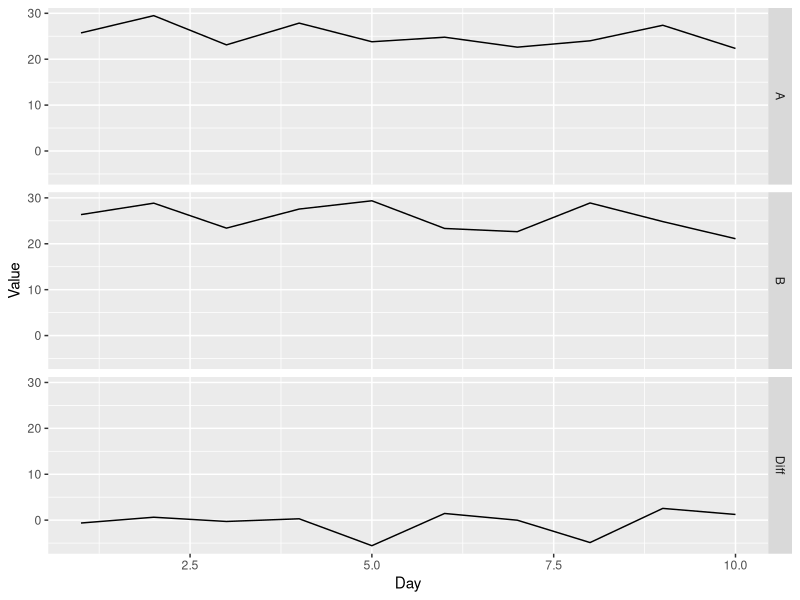
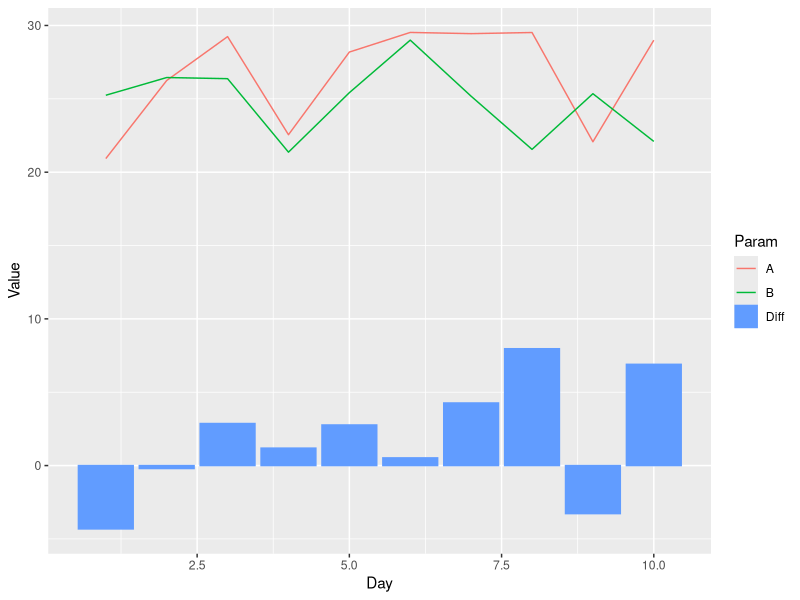
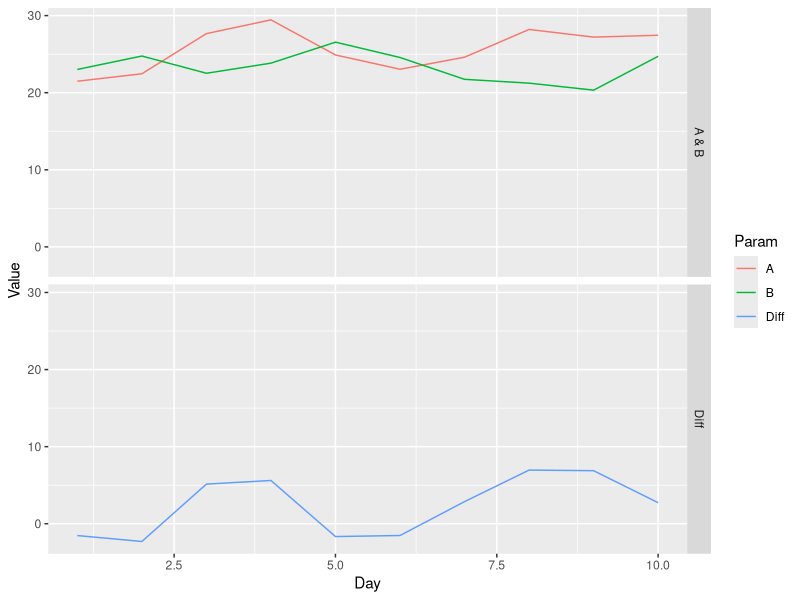
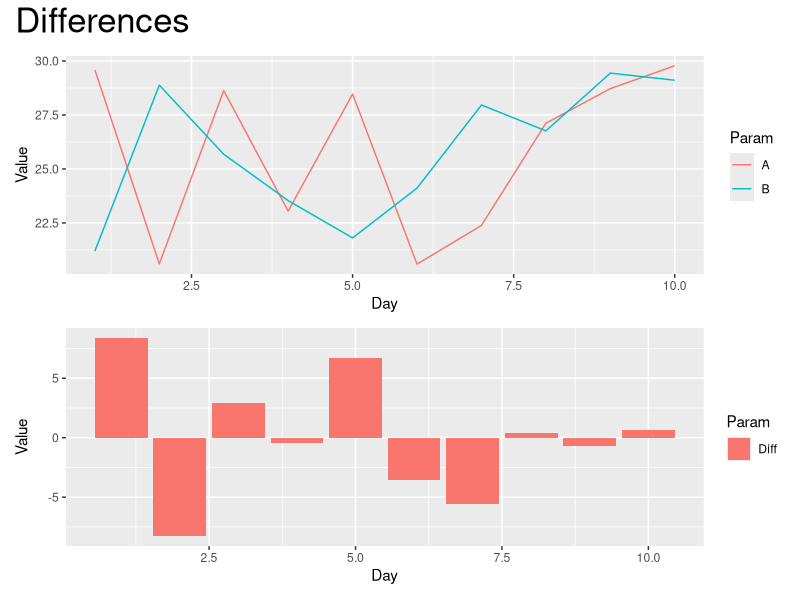

Write the R code that produced these figures, in order.
## ---- chunk 1

library(tidyverse)

tibble(Day = 1:10, A = runif(10,20,30), B = runif(10,20,30), Diff = A-B) %>%
  pivot_longer(-Day, names_to = "Param", values_to = "Value") %>%
  ggplot(aes(x = Day, y = Value, fill = Param)) +
  geom_line() +
  facet_grid(rows = "Param")

## ---- chunk 2
tibble(Day = 1:10, A = runif(10,20,30), B = runif(10,20,30), Diff = A-B) %>%
  pivot_longer(-Day, names_to = "Param", values_to = "Value")


## solutions by jonthegeek: https://rfordatascience.slack.com/archives/C8JRJSW4S/p1614694770066600?thread_ts=1614693889.066300&cid=C8JRJSW4S
## ---- chunk 3
tibble(Day = 1:10, A = runif(10,20,30), B = runif(10,20,30), Diff = A-B) %>%
  pivot_longer(-Day, names_to = "Param", values_to = "Value") %>%
  ggplot(aes(x = Day, y = Value, fill = Param, color = Param)) +
  geom_line(
    data = . %>%  filter(Param != "Diff")
  ) +
  geom_col(
    data = . %>%  filter(Param == "Diff")
  )
## ---- chunk 4
tibble(Day = 1:10, A = runif(10,20,30), B = runif(10,20,30), Diff = A-B) %>%
  pivot_longer(-Day, names_to = "Param", values_to = "Value") %>%
  mutate(
    Group = ifelse(Param == "Diff", "Diff", "A & B")
  ) %>%
  ggplot(aes(x = Day, y = Value, color = Param)) +
  geom_line() +
  facet_grid(rows = vars(Group))
## ---- chunk 5
if(!require("patchwork")) install.packages('patchwork')

data <- tibble(Day = 1:10, A = runif(10,20,30), B = runif(10,20,30), Diff = A-B) %>%
  pivot_longer(-Day, names_to = "Param", values_to = "Value") %>%
  mutate(
    Group = ifelse(Param == "Diff", "Diff", "A & B")
  )

p1 <- data %>%  filter(Group == "A & B") %>% ggplot(aes(Day,Value, color = Param)) + geom_line()
p2 <- data %>% filter(Group == "Diff") %>% ggplot(aes(Day, Value, fill = Param)) + geom_col()


patchwork <- p1 / p2
patchwork + plot_annotation(title = "Differences", theme = theme(plot.title = element_text(size = 25)))

